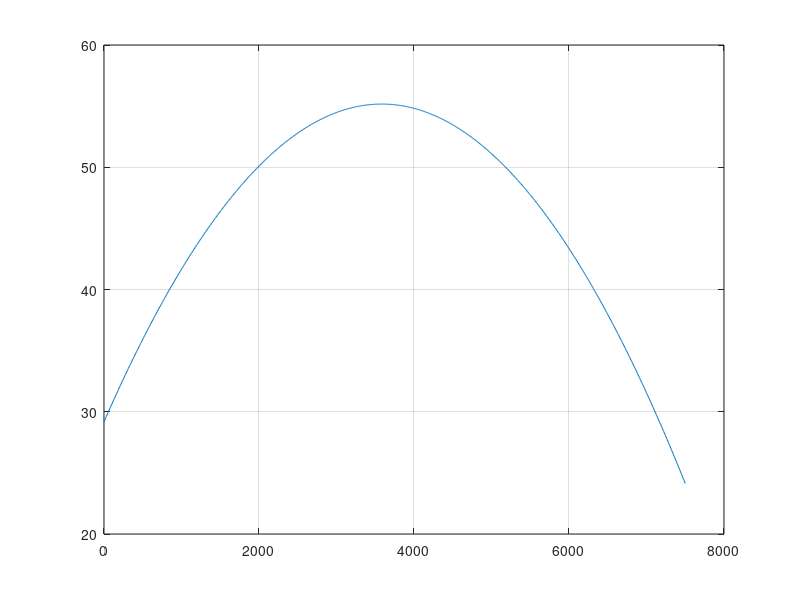
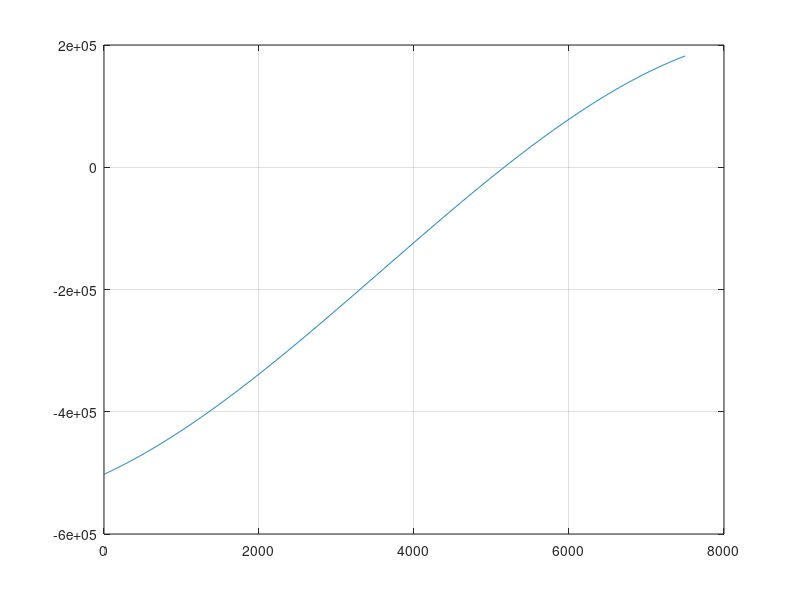

The MATLAB script that drew these images, in order:
Ru = 8.314;
Tc = 5163.9956;
gamma = 1.194;
molarMass = 36.04;

cStar = sqrt(1000*Ru*Tc/(gamma*molarMass)) * (2/(gamma+1))^(-(gamma+1)/(2*(gamma-1)));


%% SP-A e)
% Plot Specific Heat of water as a function of temperature

T = linspace(0,7500,1000);
cP = 29.182 + 14.503*(T/1000) - 2.0235*(T/1000).^2;

figure(1)
plot(T,cP)
grid on

%% SP-A f)
% Plot total enthalpy as a function of temperature

T = linspace(0,7500,1000);
enthalpy = 2*(-57.7979*4184 + 29.182*T + (14.503/2)*T.*(T/1000) - (2.0235/3)*T.*(T/1000).^2 - (29.182*298 + (14.503/2)*298*(298/1000) - (2.0235/3)*298*(298/1000).^2));

figure(2)
plot(T, enthalpy)
grid on